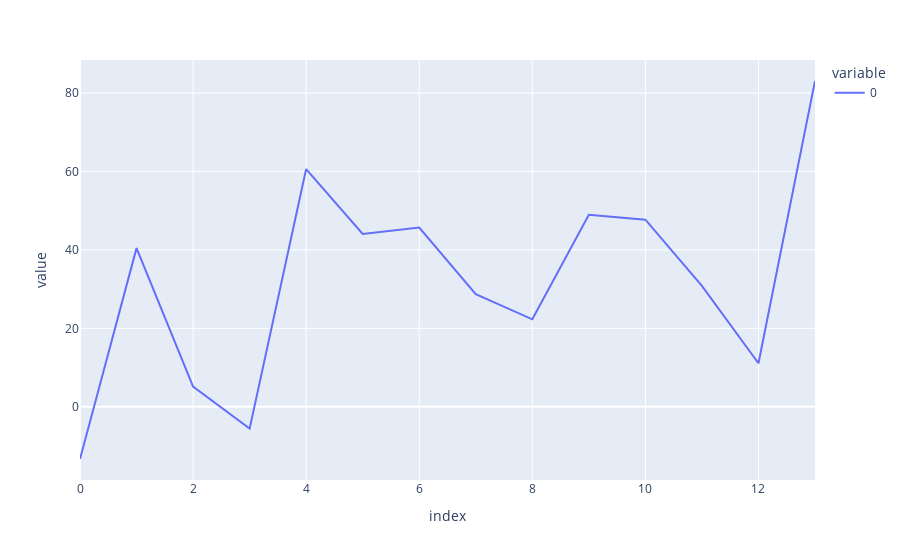

Notebook code for this chart:
### Code cell
pnlS=pd.Series(pnl)
pxline(pnlS.cumsum())

### Figure 1 — Plotly figure (JSON) as saved in the notebook; plotly's stock layout.template omitted (floating-point values rounded to 4 significant figures)
{"data": [{"hovertemplate": "variable=0<br>index=%{x}<br>value=%{y}<extra></extra>", "legendgroup": "0", "line": {"color": "#636efa", "dash": "solid"}, "marker": {"symbol": "circle"}, "mode": "lines", "name": "0", "orientation": "v", "showlegend": true, "type": "scatter", "x": [0, 1, 2, 3, 4, 5, 6, 7, 8, 9, 10, 11, 12, 13], "xaxis": "x", "y": [-13.3, 40.45, 5.15, -5.55, 60.6, 44.05, 45.7, 28.7, 22.3, 48.95, 47.7, 30.85, 11.1, 83.05], "yaxis": "y"}], "layout": {"autosize": true, "legend": {"title": {"text": "variable"}, "tracegroupgap": 0}, "margin": {"t": 60}, "xaxis": {"anchor": "y", "autorange": true, "domain": [0, 1], "range": [0, 13], "title": {"text": "index"}, "type": "linear"}, "yaxis": {"anchor": "x", "autorange": true, "domain": [0, 1], "range": [-18.65, 88.4], "title": {"text": "value"}, "type": "linear"}}}
